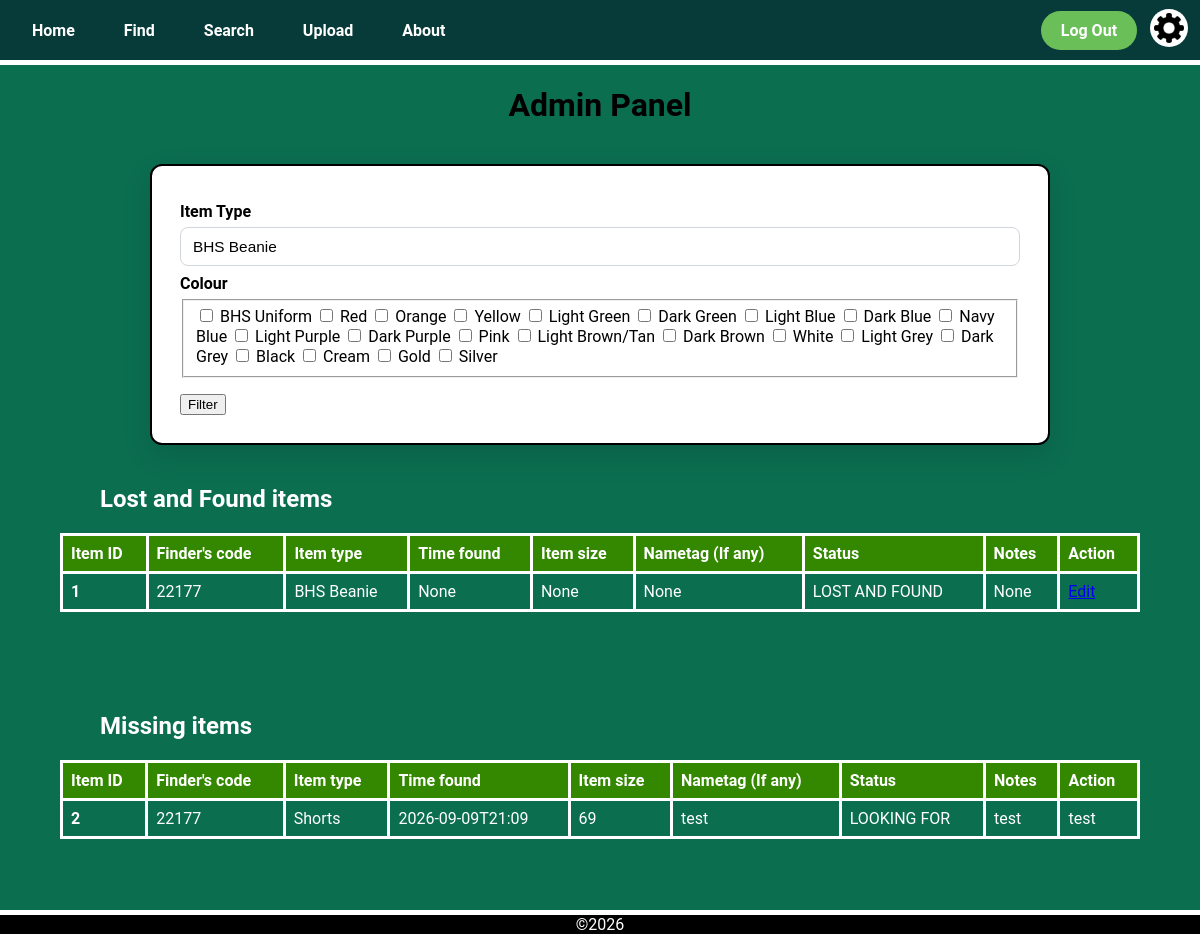
The page /admin (signed in) on the database its author committed.
### app.py (models this page shows)
class LostItem(db.Model):
    __tablename__ = 'lost_item'
    item_id = db.Column(db.Integer, primary_key=True)
    finder_id = db.Column(db.Integer, db.ForeignKey('user.user_id'))
    item_type = db.Column(db.String(50))
    time_found = db.Column(db.String(50))
    size = db.Column(db.String(50))
    nametag = db.Column(db.String(50))
    status = db.Column(db.String(50))
    notes = db.Column(db.String(50))
    colours = db.relationship('Colour', secondary='lostitem_colour', backref='lost_items')

### app.py (the view)
@app.route('/admin', methods=['POST', 'GET'])
@login_required
def admin():
    if session['clearance'] > 1:   # Clearance check
        return render_template('error.html',
                               title='Access Forbidon',
                               error_title='Forbiddon',
                               error_message='You do not have permission to access this page')
    lost_and_found_items = LostItem.query.filter_by(status='LOST AND FOUND').all()
    missing_items = LostItem.query.filter_by(status='LOOKING FOR').all()
    for item in lost_and_found_items:
        print(item.time_found)
    return render_template('admin.html', title='Admin',
                           lost_and_found_items=lost_and_found_items,
                           missing_items=missing_items)

### app.py (called while the page is built)
@login_manager.user_loader
def load_user(user_id):
    return User.query.get(int(user_id))

@app.context_processor
def inject_variables():
    return dict(show_footer=True,
                logged_in = current_user.is_authenticated)

### templates/admin.html (shortened to what this page needs)
{% extends "layout.html" %}
{% block content %}
<h1 class="title">
    Admin Panel
</h1>
<form method="post" action="/admin">
    <div class="upload_form">
        <h2 class="upload_form_subtitle">Item Type</h2>
        <select name="item_type" class="upload_type_dropdown">
            <option value="BHS Beanie">BHS Beanie</option>
        </select>
        <h2 class="upload_form_subtitle">Colour</h2>
        <fieldset>
            <label>
                <input type="checkbox" name="colours[]" value="BHS Uniform"> BHS Uniform
            </label>
            <label>
                <input type="checkbox" name="colours[]" value="Red"> Red
            </label>
            <label>
                <input type="checkbox" name="colours[]" value="Orange"> Orange
            </label>
            <label>
                <input type="checkbox" name="colours[]" value="Yellow"> Yellow
            </label>
            <label>
                <input type="checkbox" name="colours[]" value="Light Green"> Light Green
            </label>
            <label>
                <input type="checkbox" name="colours[]" value="Dark Green"> Dark Green
            </label>
            <label>
                <input type="checkbox" name="colours[]" value="Light Blue"> Light Blue
            </label>
            <label>
                <input type="checkbox" name="colours[]" value="Dark Blue"> Dark Blue
            </label>
            <label>
                <input type="checkbox" name="colours[]" value="Navy Blue"> Navy Blue
            </label>
            <label>
                <input type="checkbox" name="colours[]" value="Light Purple"> Light Purple
            </label>
            <label>
                <input type="checkbox" name="colours[]" value="Dark Purple"> Dark Purple
            </label>
            <label>
                <input type="checkbox" name="colours[]" value="Pink"> Pink
            </label>
            <label>
                <input type="checkbox" name="colours[]" value="Light Brown/Tan"> Light Brown/Tan
            </label>
            <label>
                <input type="checkbox" name="colours[]" value="Dark Brown"> Dark Brown
            </label>
            <label>
                <input type="checkbox" name="colours[]" value="White"> White
            </label>
            <label>
                <input type="checkbox" name="colours[]" value="Light Grey"> Light Grey
            </label>
            <label>
                <input type="checkbox" name="colours[]" value="Dark Grey"> Dark Grey
            </label>
            <label>
                <input type="checkbox" name="colours[]" value="Black"> Black
            </label>
            <label>
                <input type="checkbox" name="colours[]" value="Cream"> Cream
            </label>
            <label>
                <input type="checkbox" name="colours[]" value="Gold"> Gold
            </label>
            <label>
                <input type="checkbox" name="colours[]" value="Silver"> Silver
            </label>
        </fieldset>
        <input class='upload_submit_button' type="submit" value="Filter">
    </div>
</form>
<table class="item_info_table">
  <h2 class="sub_heading">Lost and Found items</h2>
    <tr>
      <th class="item_info_header">Item ID</th>
      <th class="item_info_header">Finder's code</th>
      <th class="item_info_header">Item type</th>
      <th class="item_info_header">Time found</th>
      <th class="item_info_header">Item size</th>
      <th class="item_info_header">Nametag (If any)</th>
      <th class="item_info_header">Status</th>
      <th class="item_info_header">Notes</th>
      <th class="item_info_header">Action</th>
    </tr>
    {% for item in lost_and_found_items %}
    <tr class="item_info_row">
      <th>{{item.item_id}}</th>
      <td>{{item.finder_id}}</td>
      <td>{{item.item_type}}</td>
      <td>
        {% if item.time_found is not none %}
          ({{ item.time_found[11:16] }}) {{ item.time_found[8:10] }}/{{ item.time_found[5:7] }}/{{ item.time_found[0:4] }}
        {% else %}
          {{item.time_found}}
        {% endif %}
      </td>
      <td>{{item.size}}</td>
      <td>{{item.nametag}}</td>
      <td>{{item.status}}</td>
      <td>{{item.notes}}</td>
      <td class="edit_item_button"><a href="/item/{{item.item_id}}">Edit</a></td>
    </tr>
    {% endfor %}
</table>
<table class="item_info_table">
    <h2 class="sub_heading">Missing items</h2>
    <tr>
      <th class="item_info_header">Item ID</th>
      <th class="item_info_header">Finder's code</th>
      <th class="item_info_header">Item type</th>
      <th class="item_info_header">Time found</th>
      <th class="item_info_header">Item size</th>
      <th class="item_info_header">Nametag (If any)</th>
      <th class="item_info_header">Status</th>
      <th class="item_info_header">Notes</th>
      <th class="item_info_header">Action</th>
    </tr>
    {% for item in missing_items %}
    <tr class="item_info_row">
      <th>{{item.item_id}}</th>
      <td>{{item.finder_id}}</td>
      <td>{{item.item_type}}</td>
      <td>{{item.time_found}}</td>
      <td>{{item.size}}</td>
      <td>{{item.nametag}}</td>
      <td>{{item.status}}</td>
      <td>{{item.notes}}</td>
      <td>test</td>
    </tr>
    {% endfor %}
</table>
{% endblock %}

### static/css/style.css (style rules this page uses)
body { background-color: var(--dark-emerald); font-family: "Roboto", sans-serif; margin: 0; padding: 0; color: black; }
.title { text-align: center; }
:root { --dark-teal: #073b3aff; --dark-emerald: #0b6e4fff; --medium-jungle: #08a045ff; --moss-green: #6bbf59ff; --soft-fawn: #ddb771ff; --transition-time: 0.4s; }
.sub_heading { text-align: left; color: white; margin-left: 100px; }
.item_info_table { border-collapse: collapse; width: 90%; margin: 0 auto 100px auto; text-align: left; color: #FFFFFF; border: 3px solid white; }
.item_info_table th { border: 3px solid white; text-align: left; padding: 8px; }
.item_info_table td { border: 3px solid white; text-align: left; padding: 8px; }
.item_info_header { background-color: #338800; }
.upload_form { background-color: #ffffff; max-width: 900px; margin: 2.5rem auto; padding: 1.75rem; border-radius: 12px; box-shadow: 0 10px 30px rgba(2,6,23,0.12); border: 2px solid black; color: black; box-sizing: border-box; }
.upload_form h2.upload_form_subtitle { margin: 0.5rem 0 0.35rem 0; font-size: 1rem; color: black; font-weight: 700; }
.upload_type_dropdown, .upload_datetime, .upload_text_box, .upload_form input[type="text"] { width: 100%; padding: 10px 12px; border-radius: 8px; border: 1px solid #d0d6dc; background-color: #ffffff; box-sizing: border-box; font-size: 0.96rem; }
.upload_type_dropdown { appearance: none; }
.upload_submit_button { display: flex; justify-content: center; margin-top: 1rem; }

### rows shown on the page
LostItem: item_id "1", finder_id "22177", item_type "BHS Beanie", time_found "None", size "None", nametag "None", status "LOST AND FOUND", notes "None"
LostItem: item_id "2", finder_id "22177", item_type "Shorts", time_found "2026-09-09T21:09", size "69", nametag "test", status "LOOKING FOR", notes "test"
